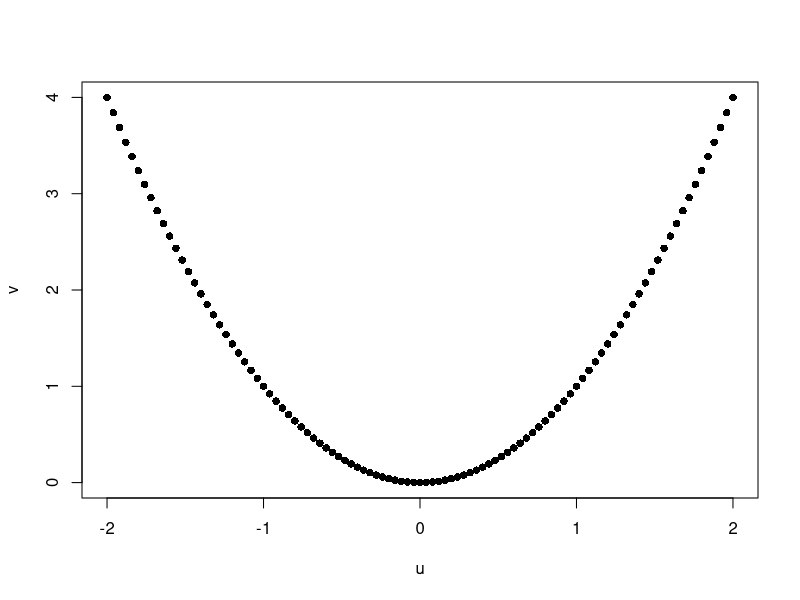

This chart was generated by the following R code:
# Esempio costruito, senza rumore.
u <- seq(-2, 2, length.out = 101)
v <- u^2
cor(u, v)  # Praticamente zero.
plot(u, v, pch = 16)
